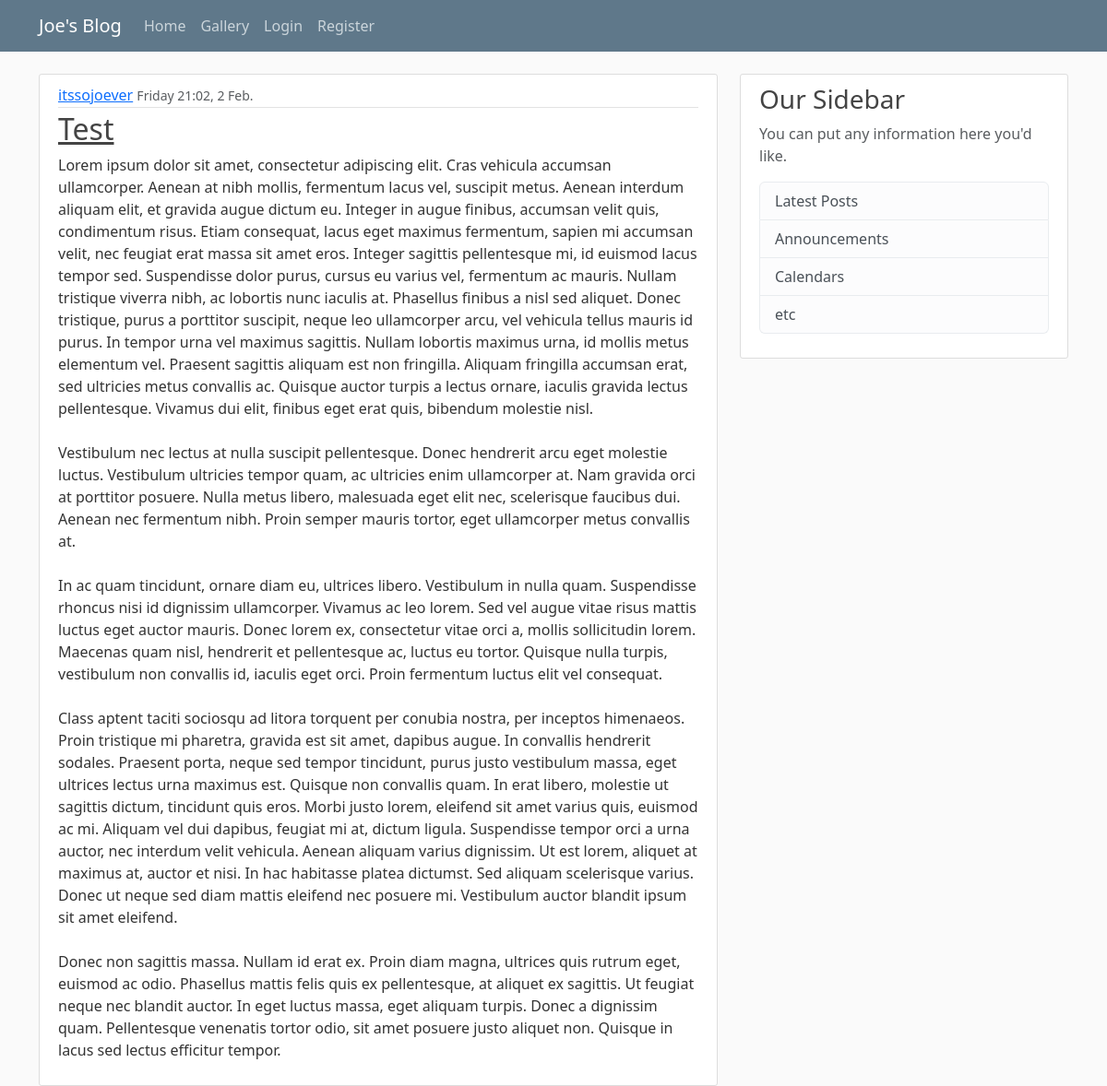
The page / on the database its author committed.
### blog/models.py (models this page shows, shortened)
class Post(models.Model):
    title = models.CharField(max_length=100)
    content = models.TextField()
    date_posted = models.DateTimeField(default=timezone.now)
    author = models.ForeignKey(User, on_delete=models.CASCADE)

### blog/views.py (the view)
# urls.py: path("", views.home, name="blog-home"),
def home(request):
    context = {
        'posts' : Post.objects.all()
    }
    return render(request, "blog/home.html",  context)

### blog/templates/blog/home.html
{% extends "blog/base.html" %}
{% block content %}
    {% for post in posts %}
        <article class="media content-section">
         <div class="media-body">
          <div class="article-metadata">
            <a class="mr-2" href="#">{{ post.author }}</a>
            <small class="text-muted">{{ post.date_posted|date:"l H:i, j N" }}</small>
          </div>
          <h2><a class="article-title" href="#">{{ post.title }}</a></h2>
          <p class="article-content">{{ post.content }}</p>
        </div>
      </article>
    {% endfor %}
{%endblock content%}

### blog/static/blog/main.css (style rules this page uses)
body { background: #fafafa; color: #333333; margin-top: 5rem; }
h1, h2, h3, h4, h5, h6 { color: #444444; }
.content-section { background: #ffffff; padding: 10px 20px; border: 1px solid #dddddd; border-radius: 3px; margin-bottom: 20px; }
.article-title { color: #444444; }
.article-content { white-space: pre-line; }
.article-metadata { padding-bottom: 1px; margin-bottom: 4px; border-bottom: 1px solid #e3e3e3 }

### rows shown on the page
Post: author "itssojoever", date_posted "Friday 21:02, 2 Feb.", title "Test", content "Lorem ipsum dolor sit amet, consectetur adipiscing elit. Cras vehicula accumsan ullamcorper. Aenean at nibh mollis, fermentum lacus vel, suscipit metus. Aenean interdum aliquam elit, et gravida augue dictum eu. Integer in augue finibus, accumsan velit quis, condimentum risus. Etiam consequat, lacus eget maximus fermentum, sapien mi accumsan velit, nec feugiat erat massa sit amet eros. Integer sagittis pellentesque mi, id euismod lacus tempor sed. Suspendisse dolor purus, cursus eu varius vel, fermentum ac mauris. Nullam tristique viverra nibh, ac lobortis nunc iaculis at. Phasellus finibus a nisl sed aliquet. Donec tristique, purus a porttitor suscipit, neque leo ullamcorper arcu, vel…"
